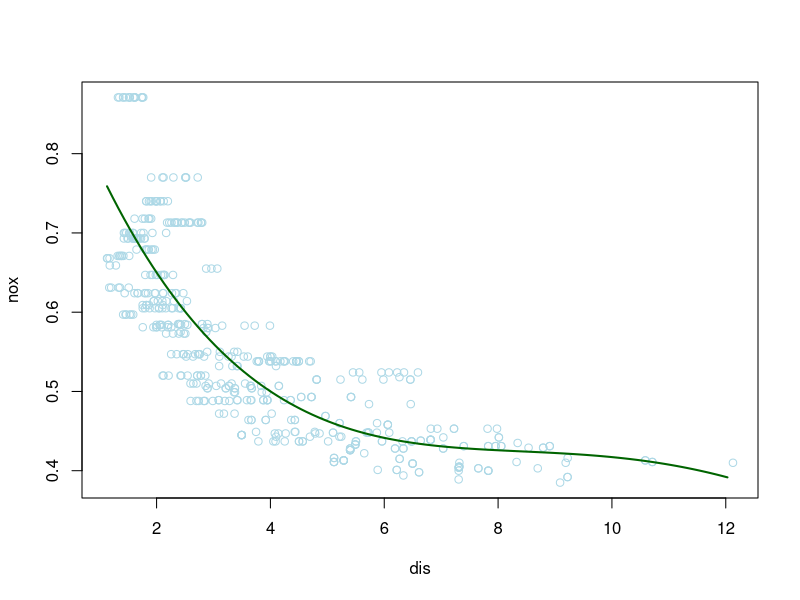
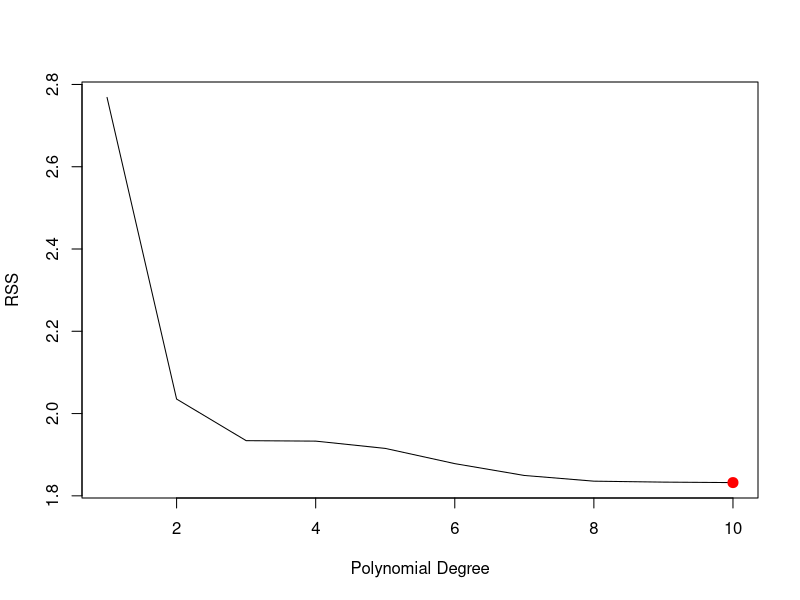
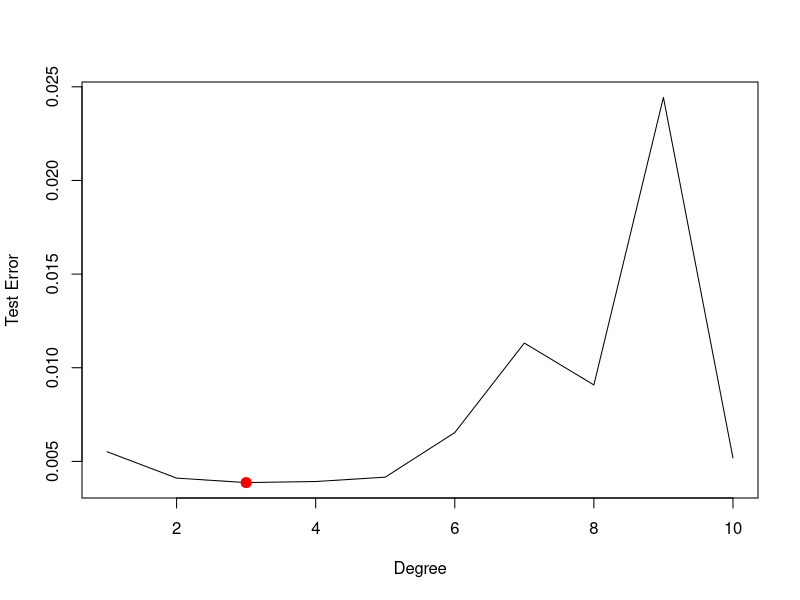
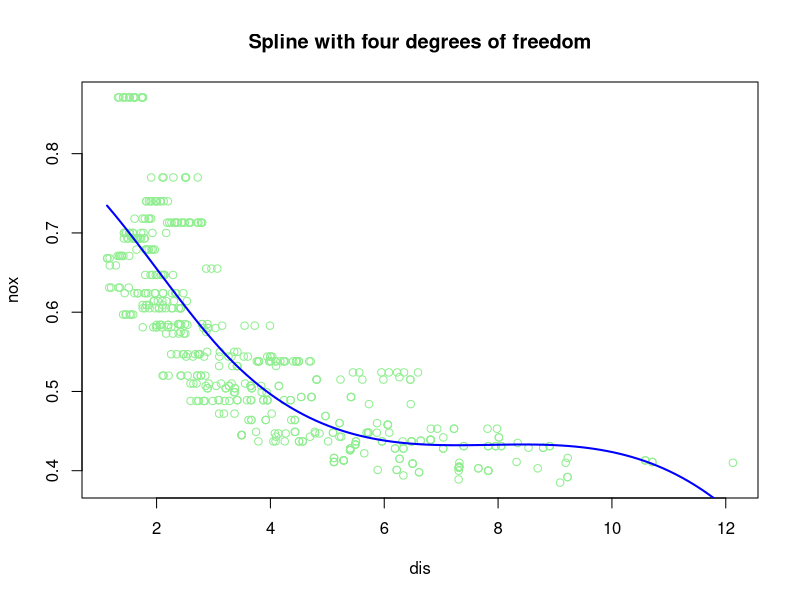
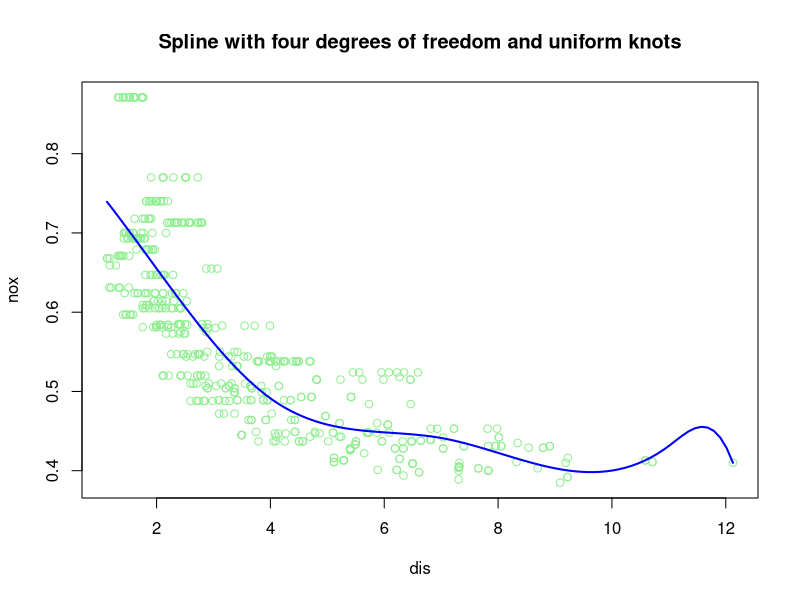
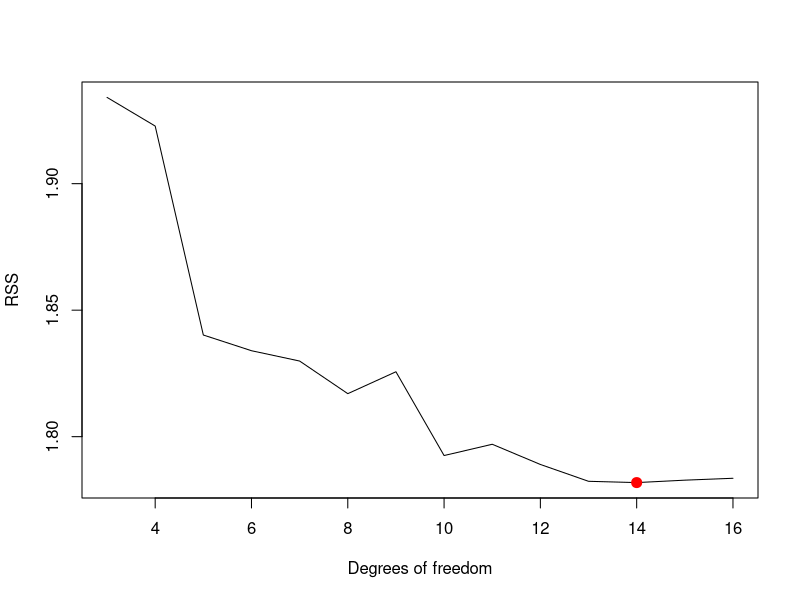
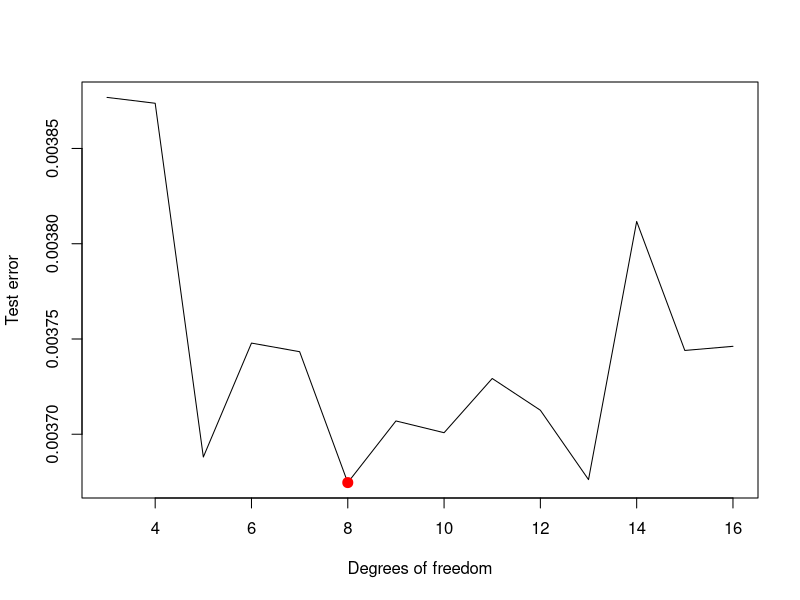

Write the R code that produced these figures, in order.
## ---- chunk 1
library(knitr)
library(MASS)
library(boot)
## ---- chunk 2
data(Boston)
set.seed(123)
fit <- lm(nox ~ poly(dis, 4), data = Boston)
a <- coef(fit)
kable(summary(fit)$coefficients)
## ---- chunk 3
dislims <- range(Boston$dis)
dis.grid <- seq(from = dislims[1], to = dislims[2], by = 0.1)
preds <- predict(fit, list(dis = dis.grid))
plot(nox ~ dis, data = Boston, col = "lightblue")
lines(dis.grid, preds, col = "darkgreen", lwd = 2)
## ---- chunk 4
set.seed(123)
rss <- rep(NA, 10)
for (i in 1:10) {
lm.fit <- lm(nox ~ poly(dis, i), data = Boston)
rss[i] <- sum(lm.fit$residuals^2)
}

plot(1:10, rss, xlab = "Polynomial Degree", ylab = "RSS", type = "l")
d.min <- which.min(rss)
points(d.min, rss[d.min], col = "red", cex = 2, pch = 20)
## ---- chunk 5
set.seed(702)
deltas <- rep(NA, 10)

for (i in 1:10) {
  fit <- glm(nox ~ poly(dis, i), data = Boston)
  deltas[i] <- cv.glm(Boston, fit, K = 10)$delta[1]
}

plot(1:10, deltas, xlab = "Degree", ylab = "Test Error", type = "l")
d.min <- which.min(deltas)
points(d.min, deltas[d.min], col = "red", cex = 2, pch = 20)

d.min

## ---- chunk 6
library(splines)
bs.fit <- lm(nox ~ bs(dis, df = 4), data = Boston)
summary(bs.fit)
pred <- predict(bs.fit, list(dis = seq(min(Boston$dis), max(Boston$dis), length = 100)))
## ---- chunk 7
plot(nox ~ dis, data = Boston, col = "lightgreen")
lines(seq(min(Boston$dis), max(Boston$dis), length = 100), pred, col = "blue", lwd = 2)
title("Spline with four degrees of freedom")

## ---- chunk 8
bs.fit <- lm(nox ~ bs(dis, df = 4, knots = c(4, 7, 11)), data = Boston)
bs.fit1 <- lm(nox ~ bs(dis, df = 4), data = Boston)
summary(bs.fit)
coef(summary(bs.fit))
attr(bs.fit$terms[[2]], "knots")
pred <- predict(bs.fit, list(dis = seq(min(Boston$dis), max(Boston$dis), length = 100)))

plot(nox ~ dis, data = Boston, col = "lightgreen")
lines(seq(min(Boston$dis), max(Boston$dis), length = 100), pred, col = "blue", lwd = 2)
title("Spline with four degrees of freedom and uniform knots")

## ---- chunk 9
set.seed(12345678)
rss <- rep(NA, 14)
for (i in 3:16) {
  lm.fit <- lm(nox ~ bs(dis, df = i), data = Boston)
  rss[i-2] <- sum(lm.fit$residuals^2)
}
rss[-c(1, 2)]

plot(3:16, rss, xlab = "Degrees of freedom", ylab = "RSS", type = "l")
d.min <- which.min(rss)
points(d.min+2, rss[d.min], col = "red", cex = 2, pch = 20)
## ---- chunk 10
set.seed(12345678)
cv <- rep(NA, 14)
for (i in 3:16) {
  fit <- glm(nox ~ bs(dis, df = i), data = Boston)
  cv[i] <- cv.glm(Boston, fit, K = 10)$delta[1]
}
plot(3:16, cv[-c(1, 2)], xlab = "Degrees of freedom", ylab = "Test error", type = "l")
d.min <- which.min(cv)
points(d.min, cv[d.min], col = "red", cex = 2, pch = 20)
